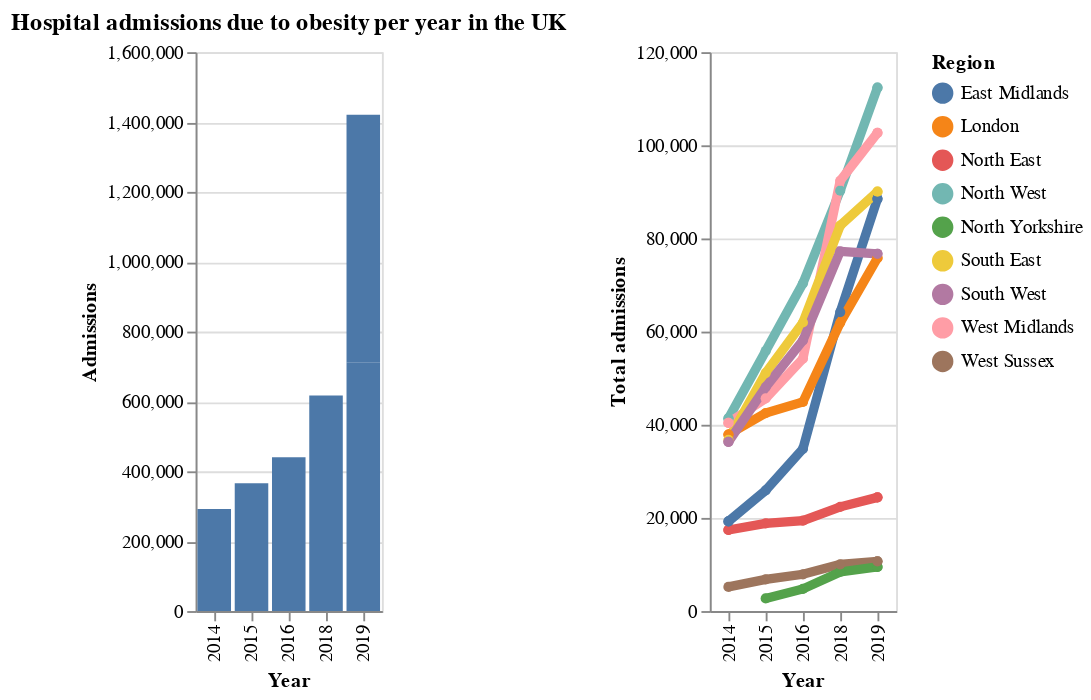

The notebook cell this image was saved under:
### Code cell
(df_england_plot | regional)

### Figure 1 — Vega-Lite specification as saved in the notebook (floating-point values rounded to 4 significant figures)
{"config": {"view": {"continuousWidth": 400, "continuousHeight": 300}}, "hconcat": [{"data": {"name": "data-48cdbf9928110e64942b2d88c71b42df"}, "mark": "bar", "encoding": {"tooltip": {"field": "admissions_total", "format": ",", "type": "quantitative"}, "x": {"field": "year", "title": "Year", "type": "ordinal"}, "y": {"field": "admissions_total", "title": "Admissions", "type": "quantitative"}}, "title": "Hospital admissions due to obesity per year in the UK", "width": 100}, {"data": {"name": "data-eb3aa683473ccc126d07e087cd980957"}, "mark": {"type": "line", "point": true, "size": 5}, "encoding": {"color": {"field": "region", "title": "Region", "type": "nominal"}, "tooltip": [{"field": "region", "title": "Region", "type": "nominal"}, {"field": "admissions_total", "format": ",", "title": "Admissions", "type": "quantitative"}], "x": {"field": "year", "title": "Year", "type": "ordinal"}, "y": {"field": "admissions_total", "title": "Total admissions", "type": "quantitative"}}, "width": 100}], "$schema": "https://vega.github.io/schema/vega-lite/v4.17.0.json", "datasets": {"data-48cdbf9928110e64942b2d88c71b42df": [{"region": "England", "admissions_total": 292404, "admissions_count_men": 99580.0, "admissions_count_women": 192800.0, "adm_per_100_000_all": 550.6, "adm_per_male": 381.0, "adm_per_female": 714.7, "year": 2014, "top_tier": true}, {"region": "England", "admissions_total": 365577, "admissions_count_men": 123400.0, "admissions_count_women": 242100.0, "adm_per_100_000_all": 678.7, "adm_per_male": 465.2, "adm_per_female": 885.8, "year": 2015, "top_tier": true}, {"region": "England", "admissions_total": 440288, "admissions_count_men": 149500.0, "admissions_count_women": 290700.0, "adm_per_100_000_all": 810.6, "adm_per_male": 558.4, "adm_per_female": 1056.0, "year": 2016, "top_tier": true}, {"region": "England", "admissions_total": 710562, "admissions_count_men": 243600.0, "admissions_count_women": 467000.0, "adm_per_100_000_all": 1323.0, "adm_per_male": 963.1, "adm_per_female": 1685.0, "year": 2019, "top_tier": true}, {"region": "England", "admissions_total": 616961, "admissions_count_men": 208300.0, "admissions_count_women": 408600.0, "adm_per_100_000_all": 1159.0, "adm_per_male": 833.0, "adm_per_female": 1486.0, "year": 2018, "top_tier": true}, {"region": "England", "admissions_total": 710562, "admissions_count_men": 243600.0, "admissions_count_women": 467000.0, "adm_per_100_000_all": 1323.0, "adm_per_male": 963.1, "adm_per_female": 1685.0, "year": 2019, "top_tier": true}], "data-eb3aa683473ccc126d07e087cd980957": [{"region": "North East", "admissions_total": 17409, "admissions_count_men": 6294.0, "admissions_count_women": 11120.0, "adm_per_100_000_all": 670.5, "adm_per_male": 495.7, "adm_per_female": 837.7, "year": 2014, "top_tier": true, "result": null}, {"region": "North East", "admissions_total": 17409, "admissions_count_men": 6294.0, "admissions_count_women": 11120.0, "adm_per_100_000_all": 670.5, "adm_per_male": 495.7, "adm_per_female": 837.7, "year": 2014, "top_tier": true, "result": null}, {"region": "North West", "admissions_total": 41358, "admissions_count_men": 13910.0, "admissions_count_women": 27440.0, "adm_per_100_000_all": 586.1, "adm_per_male": 401.2, "adm_per_female": 764.7, "year": 2014, "top_tier": true, "result": null}, {"region": "North West", "admissions_total": 41358, "admissions_count_men": 13910.0, "admissions_count_women": 27440.0, "adm_per_100_000_all": 586.1, "adm_per_male": 401.2, "adm_per_female": 764.7, "year": 2014, "top_tier": true, "result": null}, {"region": "East Midlands", "admissions_total": 19256, "admissions_count_men": 6058.0, "admissions_count_women": 13200.0, "adm_per_100_000_all": 424.4, "adm_per_male": 270.8, "adm_per_female": 573.7, "year": 2014, "top_tier": true, "result": null}, {"region": "East Midlands", "admissions_total": 19256, "admissions_count_men": 6058.0, "admissions_count_women": 13200.0, "adm_per_100_000_all": 424.4, "adm_per_male": 270.8, "adm_per_female": 573.7, "year": 2014, "top_tier": true, "result": null}, {"region": "West Midlands", "admissions_total": 40394, "admissions_count_men": 12270.0, "admissions_count_women": 28120.0, "adm_per_100_000_all": 720.2, "adm_per_male": 443.3, "adm_per_female": 989.8, "year": 2014, "top_tier": true, "result": null}, {"region": "West Midlands", "admissions_total": 40394, "admissions_count_men": 12270.0, "admissions_count_women": 28120.0, "adm_per_100_000_all": 720.2, "adm_per_male": 443.3, "adm_per_female": 989.8, "year": 2014, "top_tier": true, "result": null}, {"region": "London", "admissions_total": 37892, "admissions_count_men": 13280.0, "admissions_count_women": 24610.0, "adm_per_100_000_all": 461.8, "adm_per_male": 327.6, "adm_per_female": 592.9, "year": 2014, "top_tier": true, "result": null}, {"region": "London", "admissions_total": 37892, "admissions_count_men": 13280.0, "admissions_count_women": 24610.0, "adm_per_100_000_all": 461.8, "adm_per_male": 327.6, "adm_per_female": 592.9, "year": 2014, "top_tier": true, "result": null}, {"region": "South East", "admissions_total": 36779, "admissions_count_men": 13280.0, "admissions_count_women": 23480.0, "adm_per_100_000_all": 425.1, "adm_per_male": 312.4, "adm_per_female": 533.5, "year": 2014, "top_tier": true, "result": null}, {"region": "West Sussex", "admissions_total": 5183, "admissions_count_men": 1977.0, "admissions_count_women": 3206.0, "adm_per_100_000_all": 640.7, "adm_per_male": 504.7, "adm_per_female": 768.4, "year": 2014, "top_tier": true, "result": null}, {"region": "South West", "admissions_total": 36338, "admissions_count_men": 12260.0, "admissions_count_women": 24080.0, "adm_per_100_000_all": 685.5, "adm_per_male": 471.7, "adm_per_female": 891.3, "year": 2014, "top_tier": true, "result": null}, {"region": "South West", "admissions_total": 36338, "admissions_count_men": 12260.0, "admissions_count_women": 24080.0, "adm_per_100_000_all": 685.5, "adm_per_male": 471.7, "adm_per_female": 891.3, "year": 2014, "top_tier": true, "result": null}, {"region": "North East", "admissions_total": 18824, "admissions_count_men": 6340.0, "admissions_count_women": 12480.0, "adm_per_100_000_all": 721.1, "adm_per_male": 495.9, "adm_per_female": 937.2, "year": 2015, "top_tier": true, "result": null}, {"region": "North West", "admissions_total": 55848, "admissions_count_men": 19880.0, "admissions_count_women": 35960.0, "adm_per_100_000_all": 786.2, "adm_per_male": 568.8, "adm_per_female": 996.7, "year": 2015, "top_tier": true, "result": null}, {"region": "North Yorkshire", "admissions_total": 2703, "admissions_count_men": 1056.0, "admissions_count_women": 1647.0, "adm_per_100_000_all": 448.4, "adm_per_male": 355.2, "adm_per_female": 539.3, "year": 2015, "top_tier": true, "result": null}, {"region": "East Midlands", "admissions_total": 25932, "admissions_count_men": 7899.0, "admissions_count_women": 18030.0, "adm_per_100_000_all": 563.9, "adm_per_male": 348.3, "adm_per_female": 773.7, "year": 2015, "top_tier": true, "result": null}, {"region": "West Midlands", "admissions_total": 45682, "admissions_count_men": 14080.0, "admissions_count_women": 31600.0, "adm_per_100_000_all": 805.0, "adm_per_male": 502.3, "adm_per_female": 1101.0, "year": 2015, "top_tier": true, "result": null}, {"region": "London", "admissions_total": 42511, "admissions_count_men": 14250.0, "admissions_count_women": 28250.0, "adm_per_100_000_all": 505.1, "adm_per_male": 342.1, "adm_per_female": 664.5, "year": 2015, "top_tier": true, "result": null}, {"region": "South East", "admissions_total": 51102, "admissions_count_men": 18230.0, "admissions_count_women": 32860.0, "adm_per_100_000_all": 581.2, "adm_per_male": 421.6, "adm_per_female": 735.4, "year": 2015, "top_tier": true, "result": null}, {"region": "West Sussex", "admissions_total": 6794, "admissions_count_men": 2542.0, "admissions_count_women": 4251.0, "adm_per_100_000_all": 827.2, "adm_per_male": 638.4, "adm_per_female": 1005.0, "year": 2015, "top_tier": true, "result": null}, {"region": "South West", "admissions_total": 48098, "admissions_count_men": 16480.0, "admissions_count_women": 31610.0, "adm_per_100_000_all": 894.4, "adm_per_male": 624.3, "adm_per_female": 1155.0, "year": 2015, "top_tier": true, "result": null}, {"region": "North East", "admissions_total": 19414, "admissions_count_men": 6574.0, "admissions_count_women": 12840.0, "adm_per_100_000_all": 741.4, "adm_per_male": 512.3, "adm_per_female": 961.4, "year": 2016, "top_tier": true, "result": null}, {"region": "North West", "admissions_total": 70380, "admissions_count_men": 24720.0, "admissions_count_women": 45650.0, "adm_per_100_000_all": 986.7, "adm_per_male": 703.9, "adm_per_female": 1261.0, "year": 2016, "top_tier": true, "result": null}, {"region": "North Yorkshire", "admissions_total": 4749, "admissions_count_men": 1763.0, "admissions_count_women": 2985.0, "adm_per_100_000_all": 789.5, "adm_per_male": 595.5, "adm_per_female": 977.1, "year": 2016, "top_tier": true, "result": null}, {"region": "East Midlands", "admissions_total": 34839, "admissions_count_men": 11450.0, "admissions_count_women": 23380.0, "adm_per_100_000_all": 751.3, "adm_per_male": 500.5, "adm_per_female": 995.2, "year": 2016, "top_tier": true, "result": null}, {"region": "West Midlands", "admissions_total": 54212, "admissions_count_men": 16460.0, "admissions_count_women": 37740.0, "adm_per_100_000_all": 948.9, "adm_per_male": 583.0, "adm_per_female": 1306.0, "year": 2016, "top_tier": true, "result": null}, {"region": "London", "admissions_total": 44893, "admissions_count_men": 15370.0, "admissions_count_women": 29510.0, "adm_per_100_000_all": 525.8, "adm_per_male": 363.0, "adm_per_female": 685.6, "year": 2016, "top_tier": true, "result": null}, {"region": "South East", "admissions_total": 61957, "admissions_count_men": 22420.0, "admissions_count_women": 39530.0, "adm_per_100_000_all": 698.2, "adm_per_male": 513.7, "adm_per_female": 876.7, "year": 2016, "top_tier": true, "result": null}, {"region": "West Sussex", "admissions_total": 7897, "admissions_count_men": 2949.0, "admissions_count_women": 4945.0, "adm_per_100_000_all": 953.3, "adm_per_male": 734.4, "adm_per_female": 1159.0, "year": 2016, "top_tier": true, "result": null}, {"region": "South West", "admissions_total": 58128, "admissions_count_men": 20220.0, "admissions_count_women": 37910.0, "adm_per_100_000_all": 1072.0, "adm_per_male": 759.0, "adm_per_female": 1374.0, "year": 2016, "top_tier": true, "result": null}, {"region": "North East", "admissions_total": 24410, "admissions_count_men": 8645.0, "admissions_count_women": 15760.0, "adm_per_100_000_all": 932.0, "adm_per_male": 684.0, "adm_per_female": 1177.0, "year": 2019, "top_tier": true, "result": null}, {"region": "North West", "admissions_total": 112385, "admissions_count_men": 41370.0, "admissions_count_women": 71020.0, "adm_per_100_000_all": 1595.0, "adm_per_male": 1231.0, "adm_per_female": 1959.0, "year": 2019, "top_tier": true, "result": null}, {"region": "North Yorkshire", "admissions_total": 9475, "admissions_count_men": 3700.0, "admissions_count_women": 5770.0, "adm_per_100_000_all": 1492.0, "adm_per_male": 1146.0, "adm_per_female": 1870.0, "year": 2019, "top_tier": true, "result": null}, {"region": "East Midlands", "admissions_total": 88510, "admissions_count_men": 29640.0, "admissions_count_women": 58860.0, "adm_per_100_000_all": 1893.0, "adm_per_male": 1316.0, "adm_per_female": 2472.0, "year": 2019, "top_tier": true, "result": null}, {"region": "West Midlands", "admissions_total": 102675, "admissions_count_men": 32080.0, "admissions_count_women": 70590.0, "adm_per_100_000_all": 1817.0, "adm_per_male": 1202.0, "adm_per_female": 2440.0, "year": 2019, "top_tier": true, "result": null}, {"region": "London", "admissions_total": 75815, "admissions_count_men": 24150.0, "admissions_count_women": 51660.0, "adm_per_100_000_all": 1012.0, "adm_per_male": 757.0, "adm_per_female": 1266.0, "year": 2019, "top_tier": true, "result": null}, {"region": "South East", "admissions_total": 90040, "admissions_count_men": 33220.0, "admissions_count_women": 56820.0, "adm_per_100_000_all": 1023.0, "adm_per_male": 783.0, "adm_per_female": 1262.0, "year": 2019, "top_tier": true, "result": null}, {"region": "West Sussex", "admissions_total": 10670, "admissions_count_men": 3850.0, "admissions_count_women": 6815.0, "adm_per_100_000_all": 1257.0, "adm_per_male": 913.0, "adm_per_female": 1593.0, "year": 2019, "top_tier": true, "result": null}, {"region": "South West", "admissions_total": 76695, "admissions_count_men": 26480.0, "admissions_count_women": 50210.0, "adm_per_100_000_all": 1378.0, "adm_per_male": 961.0, "adm_per_female": 1804.0, "year": 2019, "top_tier": true, "result": null}, {"region": "North East", "admissions_total": 22376, "admissions_count_men": 7759.0, "admissions_count_women": 14620.0, "adm_per_100_000_all": 861.0, "adm_per_male": 619.0, "adm_per_female": 1097.0, "year": 2018, "top_tier": true, "result": null}, {"region": "North West", "admissions_total": 90253, "admissions_count_men": 32070.0, "admissions_count_women": 58180.0, "adm_per_100_000_all": 1290.0, "adm_per_male": 963.0, "adm_per_female": 1618.0, "year": 2018, "top_tier": true, "result": null}, {"region": "North Yorkshire", "admissions_total": 8408, "admissions_count_men": 3274.0, "admissions_count_women": 5134.0, "adm_per_100_000_all": 1359.0, "adm_per_male": 1025.0, "adm_per_female": 1721.0, "year": 2018, "top_tier": true, "result": null}, {"region": "East Midlands", "admissions_total": 64200, "admissions_count_men": 20850.0, "admissions_count_women": 43350.0, "adm_per_100_000_all": 1391.0, "adm_per_male": 938.0, "adm_per_female": 1846.0, "year": 2018, "top_tier": true, "result": null}, {"region": "West Midlands", "admissions_total": 92389, "admissions_count_men": 28430.0, "admissions_count_women": 63950.0, "adm_per_100_000_all": 1655.0, "adm_per_male": 1078.0, "adm_per_female": 2237.0, "year": 2018, "top_tier": true, "result": null}, {"region": "London", "admissions_total": 61904, "admissions_count_men": 20480.0, "admissions_count_women": 41420.0, "adm_per_100_000_all": 852.0, "adm_per_male": 651.0, "adm_per_female": 1050.0, "year": 2018, "top_tier": true, "result": null}, {"region": "South East", "admissions_total": 82787, "admissions_count_men": 30190.0, "admissions_count_women": 52590.0, "adm_per_100_000_all": 950.0, "adm_per_male": 721.0, "adm_per_female": 1178.0, "year": 2018, "top_tier": true, "result": null}, {"region": "West Sussex", "admissions_total": 10046, "admissions_count_men": 3664.0, "admissions_count_women": 6381.0, "adm_per_100_000_all": 1198.0, "adm_per_male": 882.0, "adm_per_female": 1506.0, "year": 2018, "top_tier": true, "result": null}, {"region": "South West", "admissions_total": 77250, "admissions_count_men": 25790.0, "admissions_count_women": 51460.0, "adm_per_100_000_all": 1405.0, "adm_per_male": 949.0, "adm_per_female": 1868.0, "year": 2018, "top_tier": true, "result": null}, {"region": "North East", "admissions_total": 24410, "admissions_count_men": 8645.0, "admissions_count_women": 15760.0, "adm_per_100_000_all": 932.0, "adm_per_male": 684.0, "adm_per_female": 1177.0, "year": 2019, "top_tier": true, "result": null}, {"region": "North West", "admissions_total": 112385, "admissions_count_men": 41370.0, "admissions_count_women": 71020.0, "adm_per_100_000_all": 1595.0, "adm_per_male": 1231.0, "adm_per_female": 1959.0, "year": 2019, "top_tier": true, "result": null}, {"region": "North Yorkshire", "admissions_total": 9475, "admissions_count_men": 3700.0, "admissions_count_women": 5770.0, "adm_per_100_000_all": 1492.0, "adm_per_male": 1146.0, "adm_per_female": 1870.0, "year": 2019, "top_tier": true, "result": null}, {"region": "East Midlands", "admissions_total": 88510, "admissions_count_men": 29640.0, "admissions_count_women": 58860.0, "adm_per_100_000_all": 1893.0, "adm_per_male": 1316.0, "adm_per_female": 2472.0, "year": 2019, "top_tier": true, "result": null}, {"region": "West Midlands", "admissions_total": 102675, "admissions_count_men": 32080.0, "admissions_count_women": 70590.0, "adm_per_100_000_all": 1817.0, "adm_per_male": 1202.0, "adm_per_female": 2440.0, "year": 2019, "top_tier": true, "result": null}, {"region": "London", "admissions_total": 75815, "admissions_count_men": 24150.0, "admissions_count_women": 51660.0, "adm_per_100_000_all": 1012.0, "adm_per_male": 757.0, "adm_per_female": 1266.0, "year": 2019, "top_tier": true, "result": null}, {"region": "South East", "admissions_total": 90040, "admissions_count_men": 33220.0, "admissions_count_women": 56820.0, "adm_per_100_000_all": 1023.0, "adm_per_male": 783.0, "adm_per_female": 1262.0, "year": 2019, "top_tier": true, "result": null}, {"region": "West Sussex", "admissions_total": 10670, "admissions_count_men": 3850.0, "admissions_count_women": 6815.0, "adm_per_100_000_all": 1257.0, "adm_per_male": 913.0, "adm_per_female": 1593.0, "year": 2019, "top_tier": true, "result": null}, {"region": "South West", "admissions_total": 76695, "admissions_count_men": 26480.0, "admissions_count_women": 50210.0, "adm_per_100_000_all": 1378.0, "adm_per_male": 961.0, "adm_per_female": 1804.0, "year": 2019, "top_tier": true, "result": null}]}}
